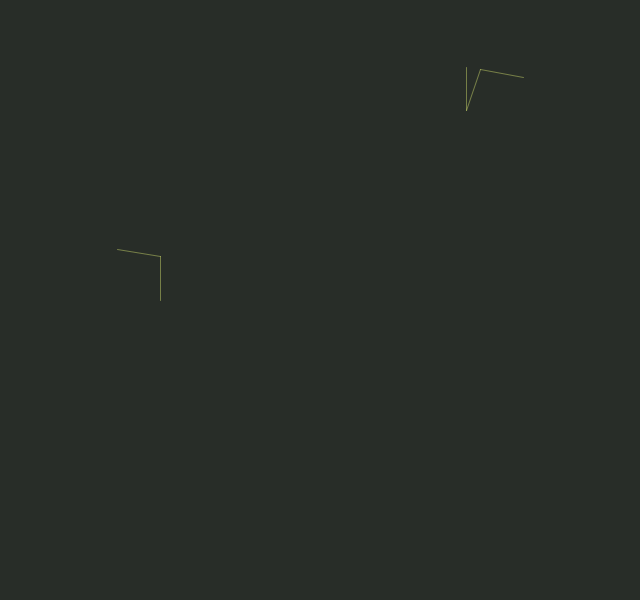
Frame 1 (no input)
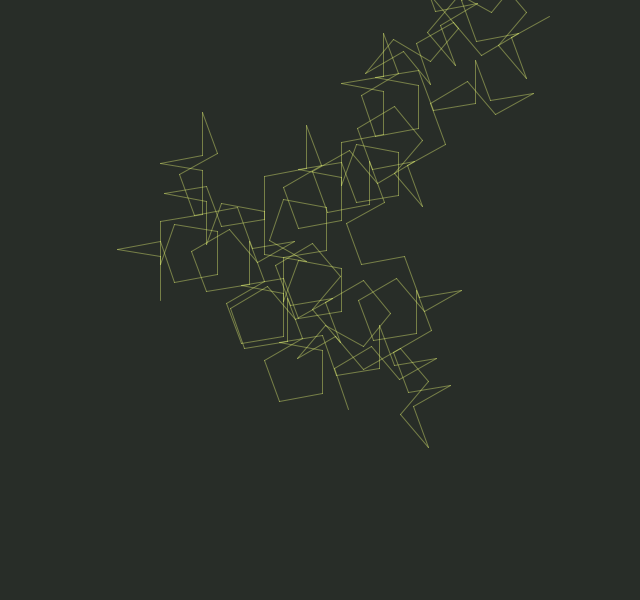
Frame 60 (the mouse pressed at the canvas centre just before this capture)
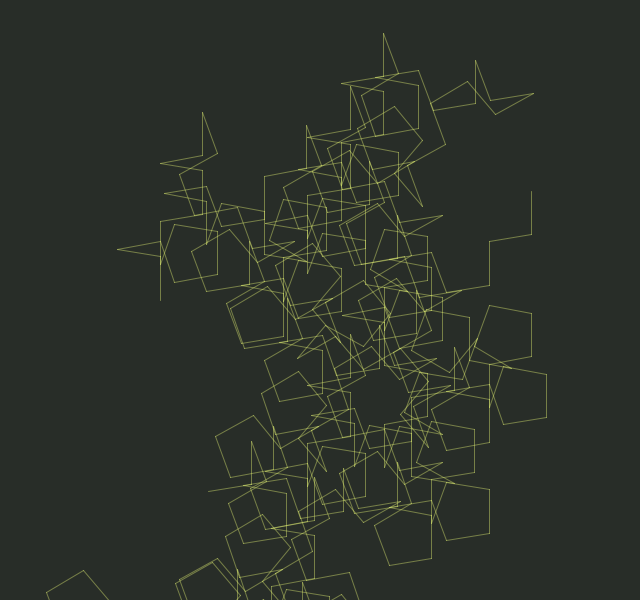
Frame 120 (the mouse held since frame 60 and released just before this capture)

The Processing sketch that drew these frames (run headless with seeded random() and noise(); from frame 60 on, the mouse is pressed at the canvas centre):

// Processing sketch: scribble_hw11
// ── scribble_hw11.pde
//Pentigree L-System by Geraldine Sarmiento. 

//This code was based on Patrick Dwyer's L-System class.

// weird glitchy scribble mass 

PentigreeLSystem ps;

void setup() {
  size(640, 600);
  ps = new PentigreeLSystem();
  ps.simulate(3);
}

void draw() {
  background(40,45,40);
  ps.render();
  pushMatrix();
  translate(80, 70);
  ps.render();
  popMatrix();
}



//class inheritance 
//when we "extend" a class, we are taking all of the properties from that class 
//and using them in the parent class 
class PentigreeLSystem extends LSystem {

  int steps = 0;
  float somestep = 0.1;
  float xoff = 0.01;

  PentigreeLSystem() {
    axiom = "F-F-F-F-F";
    rule = "F-F++F+F-F-F";
    startLength = 200.0;
    theta = radians(80);  
    reset();
  }

  void useRule(String r_) {
    rule = r_;
  }

  void useAxiom(String a_) {
    axiom = a_;
  }

  void useLength(float l_) {
    startLength = l_;
  }

  void useTheta(float t_) {
    theta = radians(t_);
  }

  void reset() {
    production = axiom;
    drawLength = startLength;
    generations = 0;
  }

  int getAge() {
    return generations;
  }

  void render() {
    translate(width/4, height/2);
    steps += 3;          
    if (steps > production.length()) {
      steps = production.length();
    }

    for (int i = 0; i < steps; i++) {
      char step = production.charAt(i);
      if (step == 'F') {
        noFill();
        stroke(240,255,120, 100);
        line(0, 0, 0, -drawLength);
        translate(0, -drawLength);
      } 
      else if (step == '+') {
        rotate(theta);
      } 
      else if (step == '-') {
        rotate(-theta);
      } 
      else if (step == '[') {
        pushMatrix();
      } 
      else if (step == ']') {
        popMatrix();
      }
    }
  }

}

// ── Lsystem.pde
class LSystem {

  int steps = 0;

  String axiom;
  String rule;
  String production;

  float startLength;
  float drawLength;
  float theta;

  int generations;

  LSystem() {

    axiom = "F";
    rule = "F+F-F";
    startLength = 60.0;
    theta = radians(80.0);
    reset();
  }

  void reset() {
    production = axiom;
    drawLength = startLength;
    generations = 0;
  }

  int getAge() {
    return generations;
  }
  
  void render() {
    translate(width/2, height/2);
    steps += 5;          
    if (steps > production.length()) {
      steps = production.length();
    }
    for (int i = 0; i < steps; i++) {
      char step = production.charAt(i);
      if (step == 'F') {
        rect(0, 0, -drawLength, -drawLength);
        noFill();
        stroke(191,255,217, 20);
        translate(0, -drawLength);
      } 
      else if (step == '+') {
        rotate(theta);
      } 
      else if (step == '-') {
        rotate(-theta);
      } 
      else if (step == '[') {
        pushMatrix();
      } 
      else if (step == ']') {
        popMatrix();            
      }
    }
  }
  
  void simulate(int gen) {
    while (getAge() < gen) {
      production = iterate(production, rule);
    }
  }

  String iterate(String prod_, String rule_) {
    drawLength = drawLength * 0.6;
    generations++;
    String newProduction = prod_;          
    newProduction = newProduction.replaceAll("F", rule_);
    return newProduction;
  }
}
